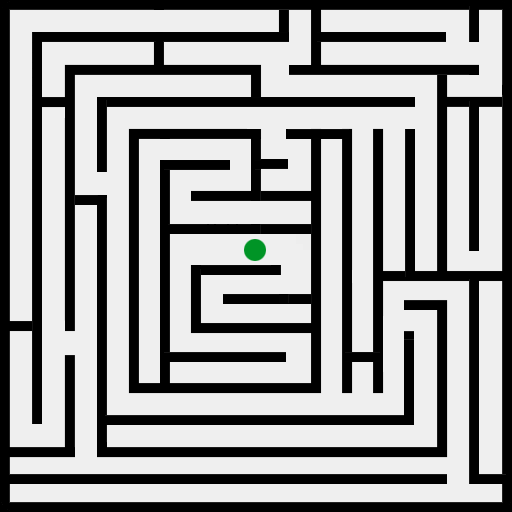
#> input picture Reinforcement_Learning/TabularMethods/Maps/unnamed.png, 512 x 512 px, given in place of the camera
$ python Cameraa.py   (older library calls are emulated)
#> lines starting #> are read from the running program, lines starting #| are printed output that depends on the picture; after the words box and inside, x2 and y2 are one past the last pixel; in counts of white or black regions, pixels touching at a corner belong together
import cv2
import numpy as np
import pyautogui as pag
from PIL import Image


# Camera input
vc = cv2.VideoCapture(0)

if vc.isOpened():   # try to get the first frame
    rval, frame = vc.read()
#> frame is the input picture: shape (512, 512, 3); mean B, G, R 155.7, 155.9, 155.7
else:
    rval = False


while True:
    # [8 lines of commented-out code are left out]

    img_gray = cv2.cvtColor(frame, cv2.COLOR_BGR2GRAY)        # camera input
    img_blur = cv2.GaussianBlur(img_gray, (3, 3), 0)          # camera input


    # Sobel Edge Detection
    sobelx = cv2.Sobel(src=img_blur, ddepth=cv2.CV_64F, dx=1, dy=0, ksize=5)  # Sobel Edge Detection on the X axis
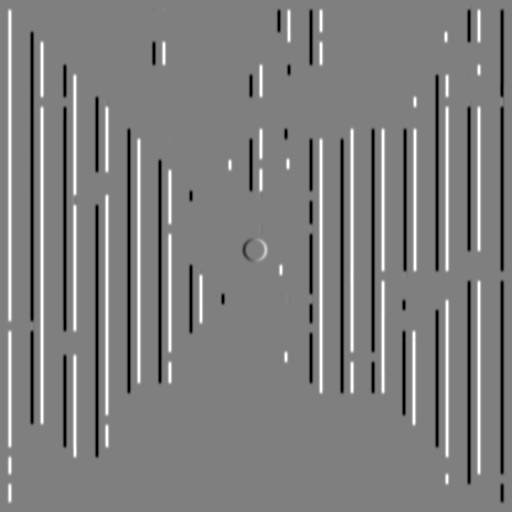
#> sobelx: shape (512, 512) float64; min -9584, max 9584, mean 0; drawn with min black and max white
    sobely = cv2.Sobel(src=img_blur, ddepth=cv2.CV_64F, dx=0, dy=1, ksize=5)  # Sobel Edge Detection on the Y axis
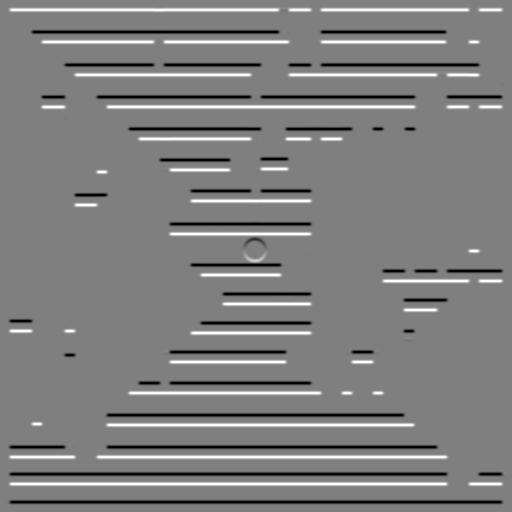
#> sobely: shape (512, 512) float64; min -9584, max 9584, mean 0; drawn with min black and max white
    sobelxy = cv2.Sobel(src=img_blur, ddepth=cv2.CV_64F, dx=1, dy=1, ksize=5)  # Combined X and Y Sobel Edge Detection
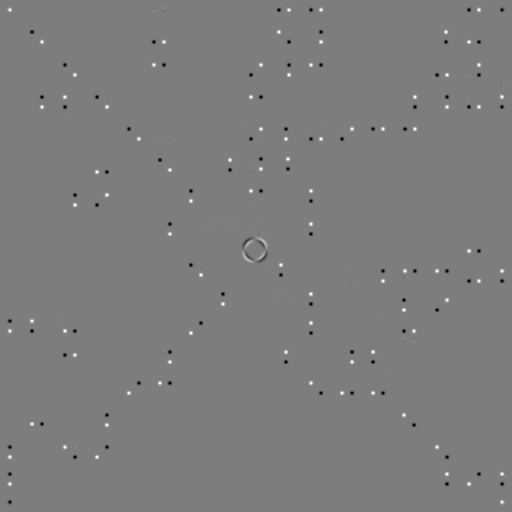
#> sobelxy: shape (512, 512) float64; min -1501, max 1543, mean 0; drawn with min black and max white
    # Display Sobel Edge Detection Images
    cv2.imshow('Sobel X', sobelx)
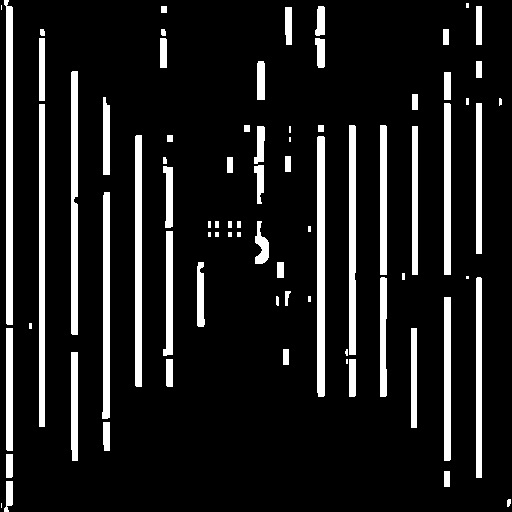
#> window 'Sobel X': shape (512, 512); 11.6% white; 77 white regions (12 under 20 px), largest, box (x1, y1, x2, y2) and area: (4, 0, 13, 325) 2255, (317, 136, 325, 397) 2081, (39, 104, 45, 427) 1938
    cv2.imshow('Sobel Y', sobely)
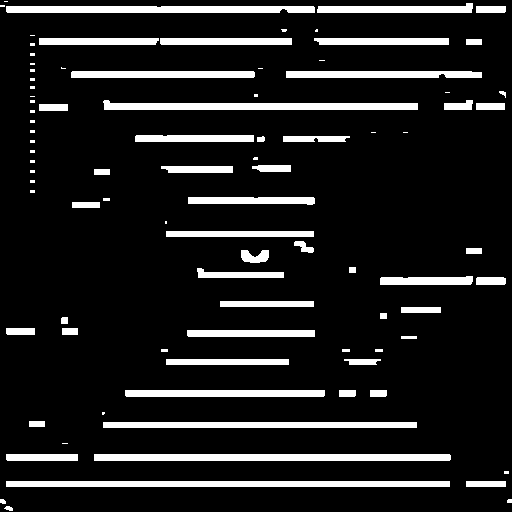
#> window 'Sobel Y': shape (512, 512); 11.8% white; 90 white regions (35 under 20 px), largest, box (x1, y1, x2, y2) and area: (6, 481, 450, 487) 2664, (94, 454, 451, 461) 2497, (103, 100, 418, 110) 2217
    cv2.imshow('Sobel X Y using Sobel() function', sobelxy)
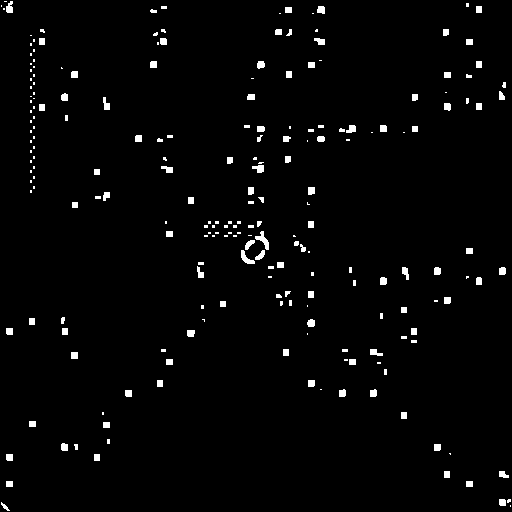
#> window 'Sobel X Y using Sobel() functi': shape (512, 512); 2.1% white; 221 white regions (117 under 20 px), largest, box (x1, y1, x2, y2) and area: (255, 231, 269, 250) 107, (241, 250, 255, 264) 89, (252, 165, 264, 173) 68


    # Canny Edge Detection
    edges_original = cv2.Canny(image=frame, threshold1=100, threshold2=200)  # Canny Edge Detection
#> edges_original: shape (512, 512); 6.1% white in thin lines or dots
    edges_grayscale = cv2.Canny(image=img_gray, threshold1=100, threshold2=200)  # Canny Edge Detection
    edges_blur = cv2.Canny(image=img_blur, threshold1=100, threshold2=200)  # Canny Edge Detection
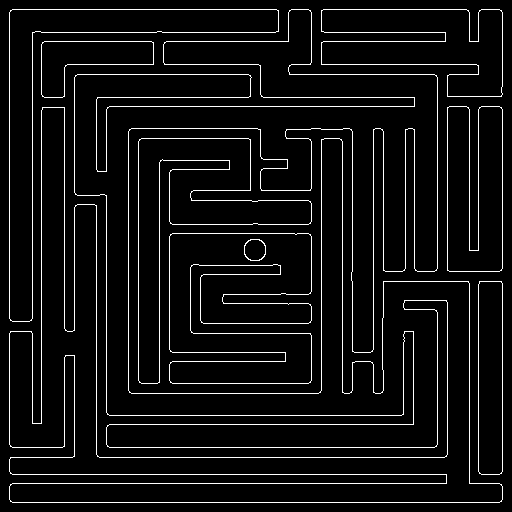
#> edges_blur: shape (512, 512); 6.1% white in thin lines or dots

    # Display Canny Edge Detection Image
    cv2.imshow('Canny Edge Detection original', edges_original)
    cv2.imshow('Canny Edge Detection grayscale', edges_grayscale)
    cv2.imshow('Canny Edge Detection blur', edges_blur)

    cv2.imshow("preview", frame)  # camera input
    rval, frame = vc.read()   # camera input
    key = cv2.waitKey(20)
#> (key Esc is pressed here)
    if key == 27:   # exit on ESC
        break

vc.release()      # camera input
cv2.destroyAllWindows()
